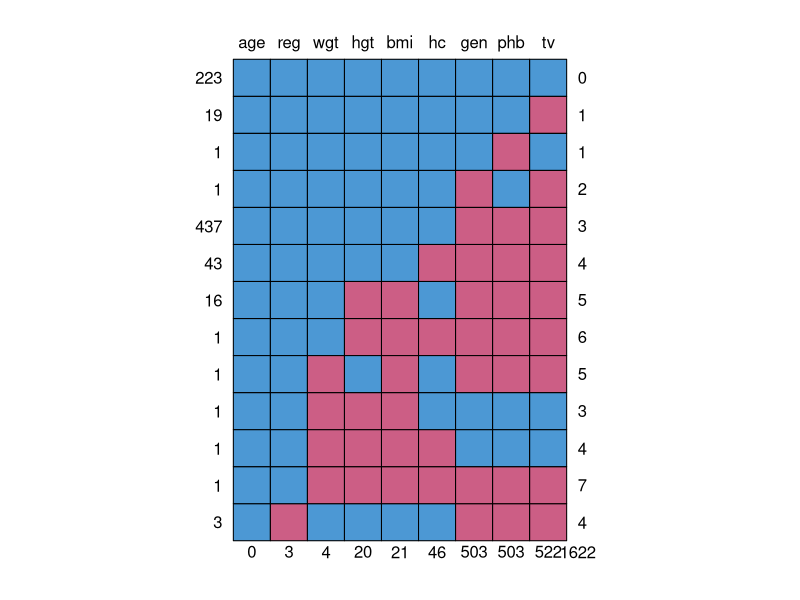
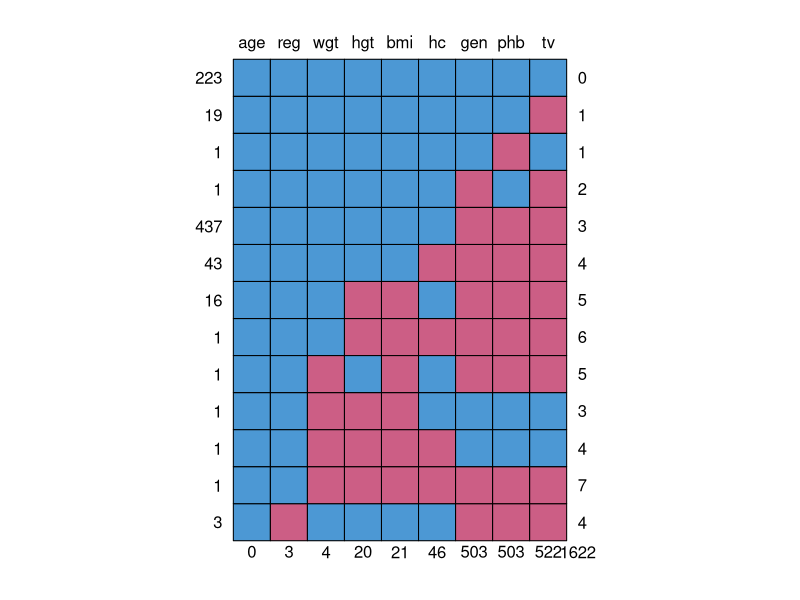
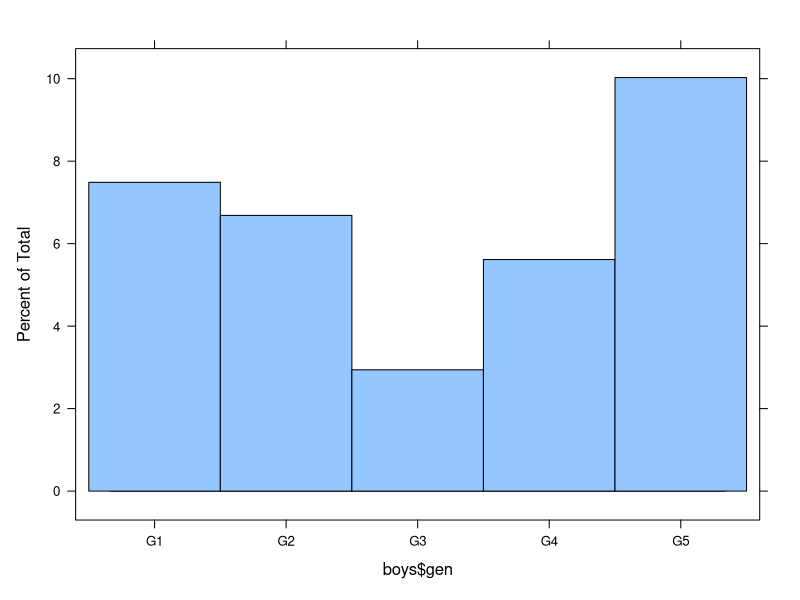
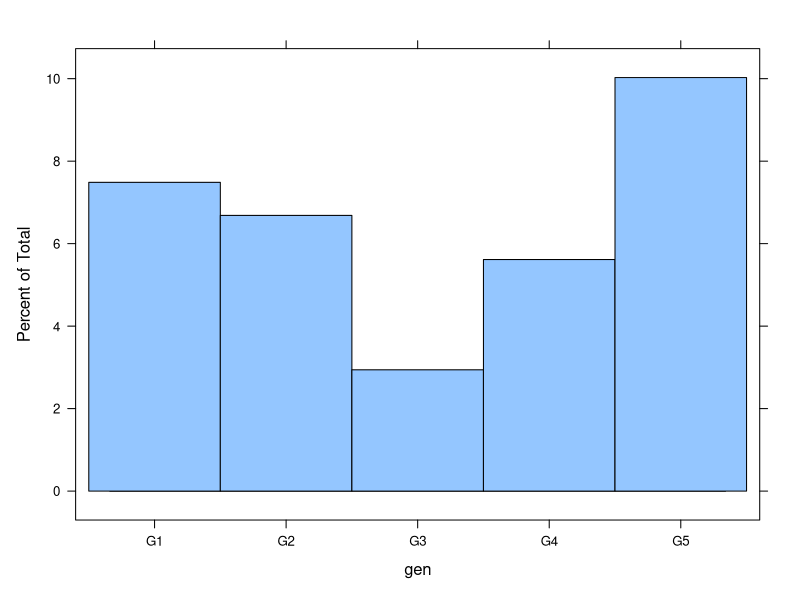
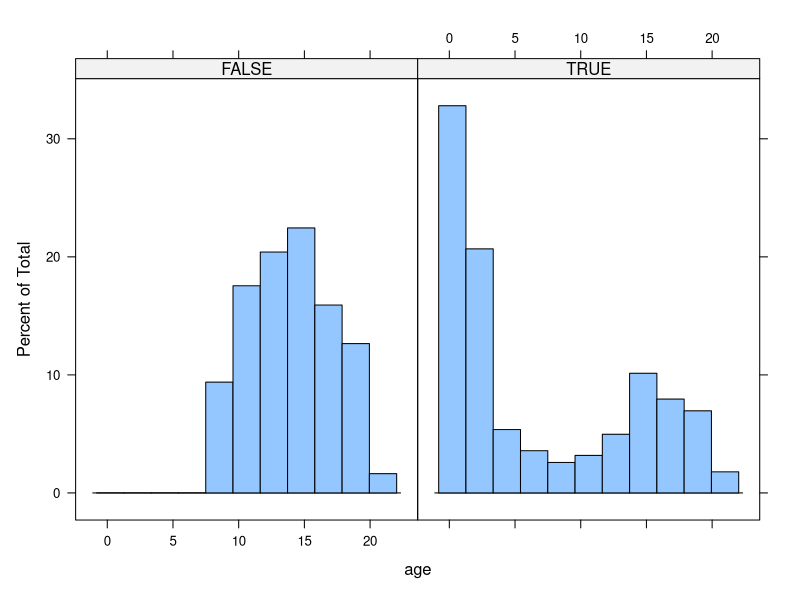

These charts were generated, in order, by the following R code:
## ---- chunk 1
require(mice)
require(lattice)
set.seed(123)
## ---- chunk 2
help(boys)
?boys
## ---- chunk 3
head(boys)
nrow(boys)
summary(boys)
## ---- chunk 4
md.pattern(boys)
## ---- chunk 5
mpat <- md.pattern(boys)
sum(mpat[, "gen"] == 0)
## ---- chunk 6
R <- is.na(boys$gen) 
R
## ---- chunk 7
histogram(boys$gen)
## ---- chunk 8
histogram(~gen, data = boys)
## ---- chunk 9
histogram(~age|R, data = boys)
## ---- chunk 10
imp1 <- mice(boys, print = FALSE)
## ---- chunk 11
summary(boys)
summary(complete(imp1))
## ---- chunk 12
summary(with(imp1, mean(tv)))
